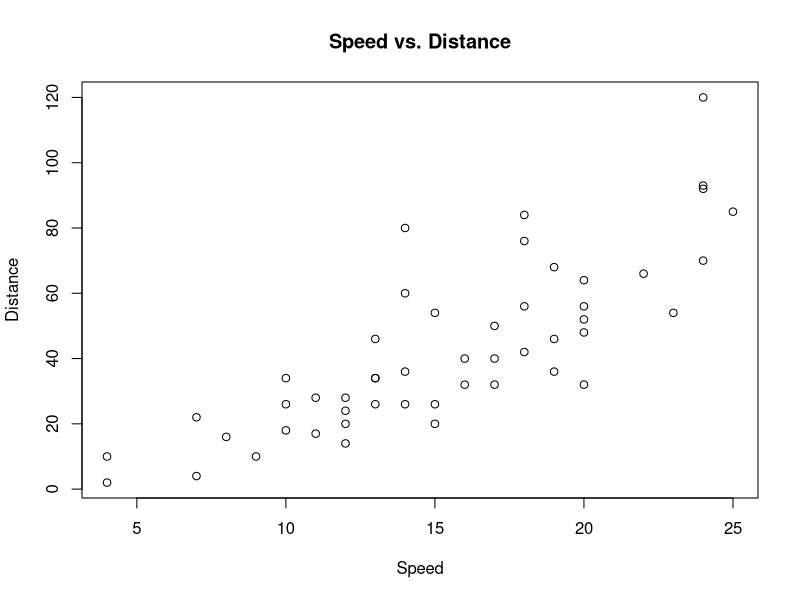

This figure's R source:
#load cars
data(cars)

png("cars.png")

plot(cars$speed,
	cars$dist, 
	xlab = "Speed", 
	ylab = "Distance", 
	main = "Speed vs. Distance")

dev.off()

